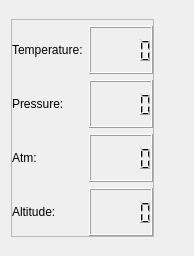
<?xml version="1.0" encoding="UTF-8"?>
<ui version="4.0">
 <class>MainBox</class>
 <widget class="QWidget" name="MainBox">
  <property name="geometry">
   <rect>
    <x>0</x>
    <y>0</y>
    <width>194</width>
    <height>256</height>
   </rect>
  </property>
  <property name="windowTitle">
   <string>Dialog</string>
  </property>
  <layout class="QHBoxLayout" name="horizontalLayout">
   <item>
    <widget class="QFrame" name="frame">
     <property name="sizePolicy">
      <sizepolicy hsizetype="Fixed" vsizetype="Fixed">
       <horstretch>0</horstretch>
       <verstretch>0</verstretch>
      </sizepolicy>
     </property>
     <property name="frameShape">
      <enum>QFrame::StyledPanel</enum>
     </property>
     <property name="frameShadow">
      <enum>QFrame::Raised</enum>
     </property>
     <layout class="QVBoxLayout" name="verticalLayout_2">
      <property name="leftMargin">
       <number>0</number>
      </property>
      <property name="topMargin">
       <number>0</number>
      </property>
      <property name="rightMargin">
       <number>0</number>
      </property>
      <property name="bottomMargin">
       <number>0</number>
      </property>
      <item>
       <widget class="SerialBox5_fix_baudrate" name="serial_widget" native="true"/>
      </item>
      <item>
       <layout class="QGridLayout" name="gridLayout">
        <item row="3" column="0">
         <widget class="QLabel" name="label_alt">
          <property name="sizePolicy">
           <sizepolicy hsizetype="Fixed" vsizetype="Preferred">
            <horstretch>0</horstretch>
            <verstretch>0</verstretch>
           </sizepolicy>
          </property>
          <property name="text">
           <string>Altitude:</string>
          </property>
         </widget>
        </item>
        <item row="2" column="0">
         <widget class="QLabel" name="label_atm">
          <property name="sizePolicy">
           <sizepolicy hsizetype="Fixed" vsizetype="Preferred">
            <horstretch>0</horstretch>
            <verstretch>0</verstretch>
           </sizepolicy>
          </property>
          <property name="text">
           <string>Atm:</string>
          </property>
         </widget>
        </item>
        <item row="0" column="0">
         <widget class="QLabel" name="label_temp">
          <property name="sizePolicy">
           <sizepolicy hsizetype="Fixed" vsizetype="Preferred">
            <horstretch>0</horstretch>
            <verstretch>0</verstretch>
           </sizepolicy>
          </property>
          <property name="text">
           <string>Temperature:</string>
          </property>
         </widget>
        </item>
        <item row="1" column="0">
         <widget class="QLabel" name="label_press">
          <property name="sizePolicy">
           <sizepolicy hsizetype="Fixed" vsizetype="Preferred">
            <horstretch>0</horstretch>
            <verstretch>0</verstretch>
           </sizepolicy>
          </property>
          <property name="text">
           <string>Pressure:</string>
          </property>
         </widget>
        </item>
        <item row="0" column="1">
         <widget class="QLCDNumber" name="display_temperature">
          <property name="minimumSize">
           <size>
            <width>0</width>
            <height>48</height>
           </size>
          </property>
         </widget>
        </item>
        <item row="1" column="1">
         <widget class="QLCDNumber" name="display_pressure">
          <property name="minimumSize">
           <size>
            <width>0</width>
            <height>48</height>
           </size>
          </property>
         </widget>
        </item>
        <item row="2" column="1">
         <widget class="QLCDNumber" name="display_atm">
          <property name="minimumSize">
           <size>
            <width>0</width>
            <height>48</height>
           </size>
          </property>
         </widget>
        </item>
        <item row="3" column="1">
         <widget class="QLCDNumber" name="display_altitude">
          <property name="minimumSize">
           <size>
            <width>0</width>
            <height>48</height>
           </size>
          </property>
         </widget>
        </item>
       </layout>
      </item>
     </layout>
    </widget>
   </item>
   <item>
    <widget class="GrapherBox" name="grapher_widget" native="true"/>
   </item>
  </layout>
 </widget>
 <customwidgets>
  <customwidget>
   <class>GrapherBox</class>
   <extends>QWidget</extends>
   <header>grapherbox.hpp</header>
   <container>1</container>
  </customwidget>
  <customwidget>
   <class>SerialBox5_fix_baudrate</class>
   <extends>QWidget</extends>
   <header>serialbox5_fix_baudrate.hpp</header>
   <container>1</container>
  </customwidget>
 </customwidgets>
 <resources/>
 <connections/>
</ui>
